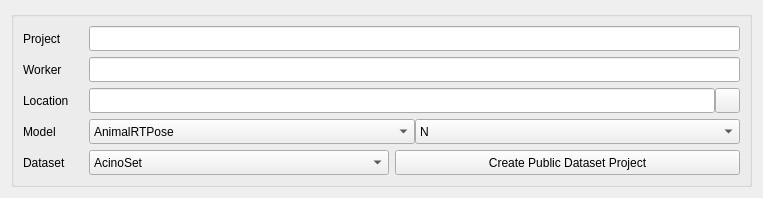
<?xml version="1.0" encoding="UTF-8"?>
<ui version="4.0">
 <class>PublicDatasetProject</class>
 <widget class="QWidget" name="PublicDatasetProject">
  <property name="geometry">
   <rect>
    <x>0</x>
    <y>0</y>
    <width>759</width>
    <height>203</height>
   </rect>
  </property>
  <property name="sizePolicy">
   <sizepolicy hsizetype="Expanding" vsizetype="Expanding">
    <horstretch>0</horstretch>
    <verstretch>0</verstretch>
   </sizepolicy>
  </property>
  <property name="windowTitle">
   <string>New Public Dataset Project</string>
  </property>
  <property name="windowIcon">
   <iconset>
    <normaloff>media/logo.png</normaloff>media/logo.png</iconset>
  </property>
  <layout class="QVBoxLayout" name="PublicDatasetProjectLayout">
   <property name="sizeConstraint">
    <enum>QLayout::SizeConstraint::SetMinAndMaxSize</enum>
   </property>
   <item>
    <widget class="QGroupBox" name="PublicDatasetProjectGroup">
     <property name="sizePolicy">
      <sizepolicy hsizetype="Preferred" vsizetype="Preferred">
       <horstretch>0</horstretch>
       <verstretch>0</verstretch>
      </sizepolicy>
     </property>
     <property name="layoutDirection">
      <enum>Qt::LayoutDirection::LeftToRight</enum>
     </property>
     <property name="title">
      <string/>
     </property>
     <property name="alignment">
      <set>Qt::AlignmentFlag::AlignLeading|Qt::AlignmentFlag::AlignLeft|Qt::AlignmentFlag::AlignTop</set>
     </property>
     <layout class="QHBoxLayout" name="PublicDatasetProjectGroupHLayout">
      <property name="sizeConstraint">
       <enum>QLayout::SizeConstraint::SetMinAndMaxSize</enum>
      </property>
      <property name="topMargin">
       <number>9</number>
      </property>
      <item>
       <layout class="QVBoxLayout" name="PublicDatasetProjectGroupLayout">
        <property name="sizeConstraint">
         <enum>QLayout::SizeConstraint::SetDefaultConstraint</enum>
        </property>
        <item>
         <layout class="QHBoxLayout" name="ProjectLayout">
          <item>
           <widget class="QLabel" name="ProjectLabel">
            <property name="sizePolicy">
             <sizepolicy hsizetype="Fixed" vsizetype="Fixed">
              <horstretch>0</horstretch>
              <verstretch>0</verstretch>
             </sizepolicy>
            </property>
            <property name="minimumSize">
             <size>
              <width>60</width>
              <height>25</height>
             </size>
            </property>
            <property name="maximumSize">
             <size>
              <width>60</width>
              <height>25</height>
             </size>
            </property>
            <property name="text">
             <string>Project</string>
            </property>
           </widget>
          </item>
          <item>
           <widget class="QLineEdit" name="ProjectConfig">
            <property name="sizePolicy">
             <sizepolicy hsizetype="Expanding" vsizetype="Fixed">
              <horstretch>0</horstretch>
              <verstretch>0</verstretch>
             </sizepolicy>
            </property>
            <property name="minimumSize">
             <size>
              <width>600</width>
              <height>25</height>
             </size>
            </property>
            <property name="maximumSize">
             <size>
              <width>16777215</width>
              <height>25</height>
             </size>
            </property>
           </widget>
          </item>
         </layout>
        </item>
        <item>
         <layout class="QHBoxLayout" name="WorkerLayout">
          <item>
           <widget class="QLabel" name="WorkerLabel">
            <property name="sizePolicy">
             <sizepolicy hsizetype="Fixed" vsizetype="Fixed">
              <horstretch>0</horstretch>
              <verstretch>0</verstretch>
             </sizepolicy>
            </property>
            <property name="minimumSize">
             <size>
              <width>60</width>
              <height>25</height>
             </size>
            </property>
            <property name="maximumSize">
             <size>
              <width>60</width>
              <height>25</height>
             </size>
            </property>
            <property name="text">
             <string>Worker</string>
            </property>
           </widget>
          </item>
          <item>
           <widget class="QLineEdit" name="WorkerConfig">
            <property name="sizePolicy">
             <sizepolicy hsizetype="Expanding" vsizetype="Fixed">
              <horstretch>0</horstretch>
              <verstretch>0</verstretch>
             </sizepolicy>
            </property>
            <property name="minimumSize">
             <size>
              <width>600</width>
              <height>25</height>
             </size>
            </property>
            <property name="maximumSize">
             <size>
              <width>16777215</width>
              <height>25</height>
             </size>
            </property>
           </widget>
          </item>
         </layout>
        </item>
        <item>
         <layout class="QHBoxLayout" name="LocationLayout">
          <item>
           <widget class="QLabel" name="LocationLabel">
            <property name="sizePolicy">
             <sizepolicy hsizetype="Fixed" vsizetype="Fixed">
              <horstretch>0</horstretch>
              <verstretch>0</verstretch>
             </sizepolicy>
            </property>
            <property name="minimumSize">
             <size>
              <width>60</width>
              <height>25</height>
             </size>
            </property>
            <property name="maximumSize">
             <size>
              <width>60</width>
              <height>25</height>
             </size>
            </property>
            <property name="text">
             <string>Location</string>
            </property>
           </widget>
          </item>
          <item>
           <layout class="QHBoxLayout" name="LocationPathLayout" stretch="0,0">
            <property name="spacing">
             <number>0</number>
            </property>
            <item>
             <widget class="QLineEdit" name="LocationPathDisplay">
              <property name="sizePolicy">
               <sizepolicy hsizetype="Expanding" vsizetype="Fixed">
                <horstretch>0</horstretch>
                <verstretch>0</verstretch>
               </sizepolicy>
              </property>
              <property name="minimumSize">
               <size>
                <width>575</width>
                <height>25</height>
               </size>
              </property>
              <property name="maximumSize">
               <size>
                <width>16777215</width>
                <height>25</height>
               </size>
              </property>
             </widget>
            </item>
            <item>
             <widget class="QToolButton" name="LocationPathSelection">
              <property name="sizePolicy">
               <sizepolicy hsizetype="Preferred" vsizetype="Fixed">
                <horstretch>0</horstretch>
                <verstretch>0</verstretch>
               </sizepolicy>
              </property>
              <property name="minimumSize">
               <size>
                <width>25</width>
                <height>25</height>
               </size>
              </property>
              <property name="maximumSize">
               <size>
                <width>25</width>
                <height>25</height>
               </size>
              </property>
              <property name="text">
               <string/>
              </property>
              <property name="icon">
               <iconset theme="folder-open"/>
              </property>
             </widget>
            </item>
           </layout>
          </item>
         </layout>
        </item>
        <item>
         <layout class="QHBoxLayout" name="ModelLayout">
          <item>
           <widget class="QLabel" name="ModelLabel">
            <property name="sizePolicy">
             <sizepolicy hsizetype="Fixed" vsizetype="Fixed">
              <horstretch>0</horstretch>
              <verstretch>0</verstretch>
             </sizepolicy>
            </property>
            <property name="minimumSize">
             <size>
              <width>60</width>
              <height>25</height>
             </size>
            </property>
            <property name="maximumSize">
             <size>
              <width>60</width>
              <height>25</height>
             </size>
            </property>
            <property name="text">
             <string>Model</string>
            </property>
           </widget>
          </item>
          <item>
           <layout class="QHBoxLayout" name="ModelSelectionLayout">
            <property name="spacing">
             <number>0</number>
            </property>
            <item>
             <widget class="QComboBox" name="ModelTypeSelection">
              <property name="sizePolicy">
               <sizepolicy hsizetype="Expanding" vsizetype="Fixed">
                <horstretch>0</horstretch>
                <verstretch>0</verstretch>
               </sizepolicy>
              </property>
              <property name="minimumSize">
               <size>
                <width>300</width>
                <height>25</height>
               </size>
              </property>
              <property name="maximumSize">
               <size>
                <width>16777215</width>
                <height>25</height>
               </size>
              </property>
              <item>
               <property name="text">
                <string>AnimalRTPose</string>
               </property>
              </item>
              <item>
               <property name="text">
                <string>AnimalViTPose</string>
               </property>
              </item>
              <item>
               <property name="text">
                <string>SPIPose</string>
               </property>
              </item>
              <item>
               <property name="text">
                <string>YOLO12-Pose</string>
               </property>
              </item>
              <item>
               <property name="text">
                <string>YOLO11-Pose</string>
               </property>
              </item>
              <item>
               <property name="text">
                <string>YOLOv8-Pose</string>
               </property>
              </item>
              <item>
               <property name="text">
                <string>YOLOv8-Pose-P6</string>
               </property>
              </item>
             </widget>
            </item>
            <item>
             <widget class="QComboBox" name="ModelScaleSelection">
              <property name="enabled">
               <bool>true</bool>
              </property>
              <property name="sizePolicy">
               <sizepolicy hsizetype="Expanding" vsizetype="Fixed">
                <horstretch>0</horstretch>
                <verstretch>0</verstretch>
               </sizepolicy>
              </property>
              <property name="minimumSize">
               <size>
                <width>300</width>
                <height>25</height>
               </size>
              </property>
              <property name="maximumSize">
               <size>
                <width>16777215</width>
                <height>25</height>
               </size>
              </property>
              <item>
               <property name="text">
                <string>N</string>
               </property>
              </item>
              <item>
               <property name="text">
                <string>S</string>
               </property>
              </item>
              <item>
               <property name="text">
                <string>M</string>
               </property>
              </item>
              <item>
               <property name="text">
                <string>L</string>
               </property>
              </item>
              <item>
               <property name="text">
                <string>H</string>
               </property>
              </item>
             </widget>
            </item>
           </layout>
          </item>
         </layout>
        </item>
        <item>
         <layout class="QHBoxLayout" name="DatasetLayout">
          <item>
           <widget class="QLabel" name="OthersLabel">
            <property name="sizePolicy">
             <sizepolicy hsizetype="Fixed" vsizetype="Fixed">
              <horstretch>0</horstretch>
              <verstretch>0</verstretch>
             </sizepolicy>
            </property>
            <property name="minimumSize">
             <size>
              <width>60</width>
              <height>25</height>
             </size>
            </property>
            <property name="maximumSize">
             <size>
              <width>60</width>
              <height>25</height>
             </size>
            </property>
            <property name="text">
             <string>Dataset</string>
            </property>
           </widget>
          </item>
          <item>
           <widget class="QComboBox" name="DatasetSelection">
            <property name="sizePolicy">
             <sizepolicy hsizetype="Expanding" vsizetype="Fixed">
              <horstretch>0</horstretch>
              <verstretch>0</verstretch>
             </sizepolicy>
            </property>
            <property name="minimumSize">
             <size>
              <width>300</width>
              <height>25</height>
             </size>
            </property>
            <property name="maximumSize">
             <size>
              <width>16777215</width>
              <height>25</height>
             </size>
            </property>
            <item>
             <property name="text">
              <string>AcinoSet</string>
             </property>
            </item>
            <item>
             <property name="text">
              <string>AnimalKingdom</string>
             </property>
            </item>
            <item>
             <property name="text">
              <string>AnimalPose</string>
             </property>
            </item>
            <item>
             <property name="text">
              <string>AniposeFly</string>
             </property>
            </item>
            <item>
             <property name="text">
              <string>AnimalMouse</string>
             </property>
            </item>
            <item>
             <property name="text">
              <string>AP10K</string>
             </property>
            </item>
            <item>
             <property name="text">
              <string>APT36K</string>
             </property>
            </item>
            <item>
             <property name="text">
              <string>APTv2</string>
             </property>
            </item>
            <item>
             <property name="text">
              <string>ATRW</string>
             </property>
            </item>
            <item>
             <property name="text">
              <string>AwA</string>
             </property>
            </item>
            <item>
             <property name="text">
              <string>COCO</string>
             </property>
            </item>
            <item>
             <property name="text">
              <string>Fish</string>
             </property>
            </item>
            <item>
             <property name="text">
              <string>Fly</string>
             </property>
            </item>
            <item>
             <property name="text">
              <string>Horse10</string>
             </property>
            </item>
            <item>
             <property name="text">
              <string>Locust</string>
             </property>
            </item>
            <item>
             <property name="text">
              <string>LoTE</string>
             </property>
            </item>
            <item>
             <property name="text">
              <string>LSP</string>
             </property>
            </item>
            <item>
             <property name="text">
              <string>Macaque</string>
             </property>
            </item>
            <item>
             <property name="text">
              <string>Marmoset</string>
             </property>
            </item>
            <item>
             <property name="text">
              <string>OpenMonkeyChallenge</string>
             </property>
            </item>
            <item>
             <property name="text">
              <string>Pups</string>
             </property>
            </item>
            <item>
             <property name="text">
              <string>Quadruped-80K</string>
             </property>
            </item>
            <item>
             <property name="text">
              <string>StanfordExtra</string>
             </property>
            </item>
            <item>
             <property name="text">
              <string>TopViewMouse</string>
             </property>
            </item>
            <item>
             <property name="text">
              <string>Tri-Mouse</string>
             </property>
            </item>
            <item>
             <property name="text">
              <string>Zebra</string>
             </property>
            </item>
           </widget>
          </item>
          <item>
           <widget class="QPushButton" name="CreateProjectBase">
            <property name="sizePolicy">
             <sizepolicy hsizetype="Preferred" vsizetype="Preferred">
              <horstretch>0</horstretch>
              <verstretch>0</verstretch>
             </sizepolicy>
            </property>
            <property name="minimumSize">
             <size>
              <width>345</width>
              <height>25</height>
             </size>
            </property>
            <property name="maximumSize">
             <size>
              <width>16777215</width>
              <height>25</height>
             </size>
            </property>
            <property name="text">
             <string>Create Public Dataset Project</string>
            </property>
           </widget>
          </item>
         </layout>
        </item>
       </layout>
      </item>
     </layout>
    </widget>
   </item>
  </layout>
 </widget>
 <resources/>
 <connections/>
</ui>
